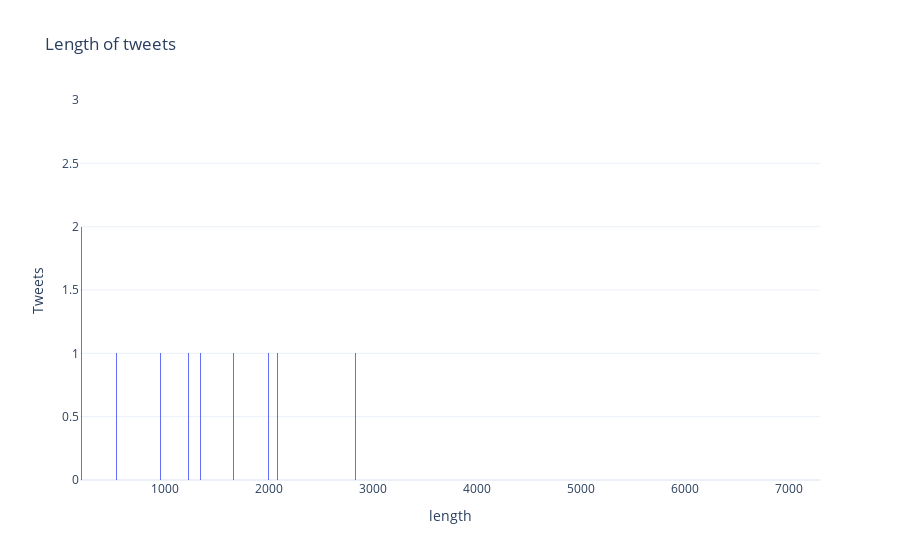

Write notebook code for a chart like this one.
### Code cell
# Plot the outliers within the tweet length
fig.update_layout(xaxis_range=[180,7300])
fig.update_layout(yaxis_range=[0, 3])
fig.show()

### Figure 1 — Plotly figure (JSON) as saved in the notebook; plotly's stock layout.template omitted (floating-point values rounded to 4 significant figures; data arrays with more than 128 entries replaced by an {"elided": "..."} marker saying what was removed)
{"data": [{"alignmentgroup": "True", "bingroup": "x", "hovertemplate": "length=%{x}<br>count=%{y}<extra></extra>", "legendgroup": "", "marker": {"color": "#636efa"}, "name": "", "offsetgroup": "", "orientation": "v", "showlegend": false, "type": "histogram", "x": {"elided": "14277 int values"}, "xaxis": "x", "yaxis": "y"}], "layout": {"barmode": "relative", "legend": {"tracegroupgap": 0}, "title": {"text": "Length of tweets"}, "xaxis": {"anchor": "y", "categoryorder": "category descending", "domain": [0, 1], "range": [180, 7300], "title": {"text": "length"}}, "yaxis": {"anchor": "x", "domain": [0, 1], "range": [0, 3], "title": {"text": "Tweets"}}}}
